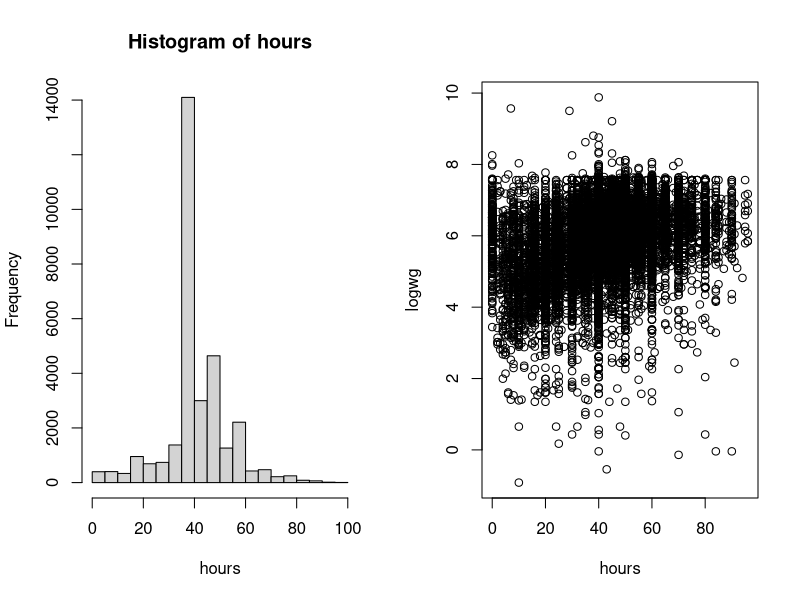
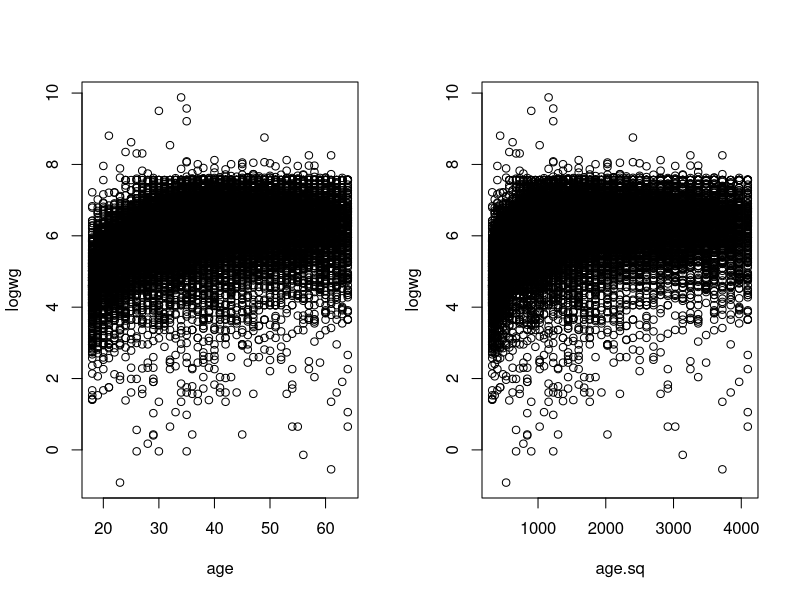

The R source for these figures, in order:
## ---- chunk 1
cps <- read.csv(file = "cps.csv")  #setting the path, data and variable names 
hours <- cps$hours
logwg <- cps$logwg
age <- cps$age
race <- cps$race
educ <- cps$educ
## ---- chunk 2
par(mfrow=c(1,2))	
summary(hours)		
hist(hours) #histogram of working hours 
plot(hours, logwg)
## ---- chunk 3
model1<- lm(logwg~ age + hours + educ + race, data=cps) #linear measure of work hours
summary(model1)
## ---- chunk 4
part<- as.numeric(hours < 30) #categorical measures of work hours
full <- as.numeric(hours >= 30 & hours <= 40) 
over <- as.numeric(hours > 40)
## ---- chunk 5
model2 <- lm(logwg~ age+ part+ over + educ + race) #full time is the referent
summary(model2)
## ---- chunk 6
model3 <- lm(logwg~ age + full + over + educ + race) #part time is the referent
summary(model3)
## ---- chunk 7
par(mfrow=c(1,2))
plot(age, logwg)

age.sq<-age^2	#create a new variable, age-squared
plot(age.sq, logwg)		
## ---- chunk 8
model4 <- lm(logwg~age + age.sq + hours + educ + race)
summary(model4)	
## ---- chunk 9
#  x = -B1/2*B2
age.change <- ((-1)*1.134e-01)/(2*-1.173e-03)
age.change
## ---- chunk 10
anova(model1, model4)  
